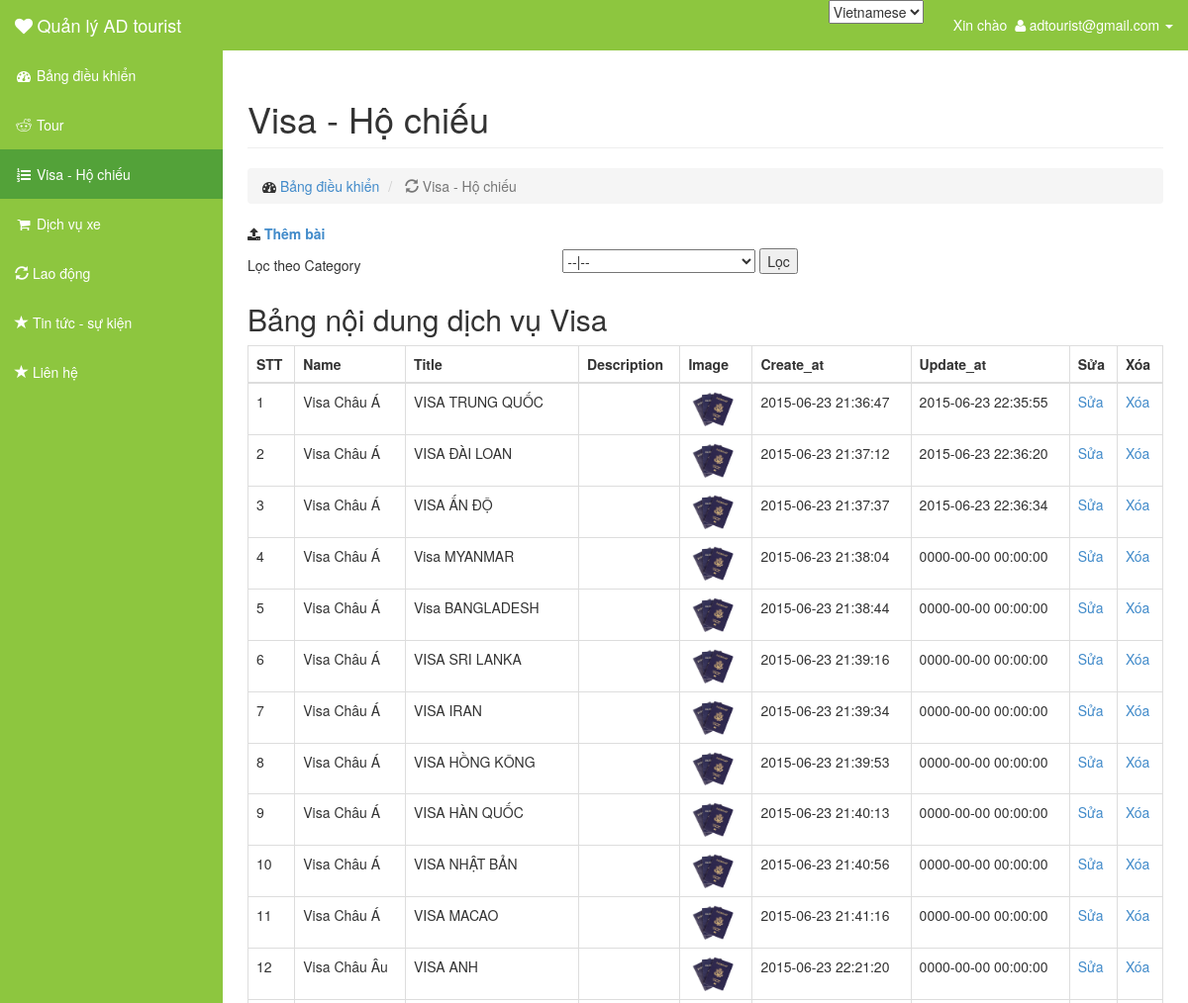
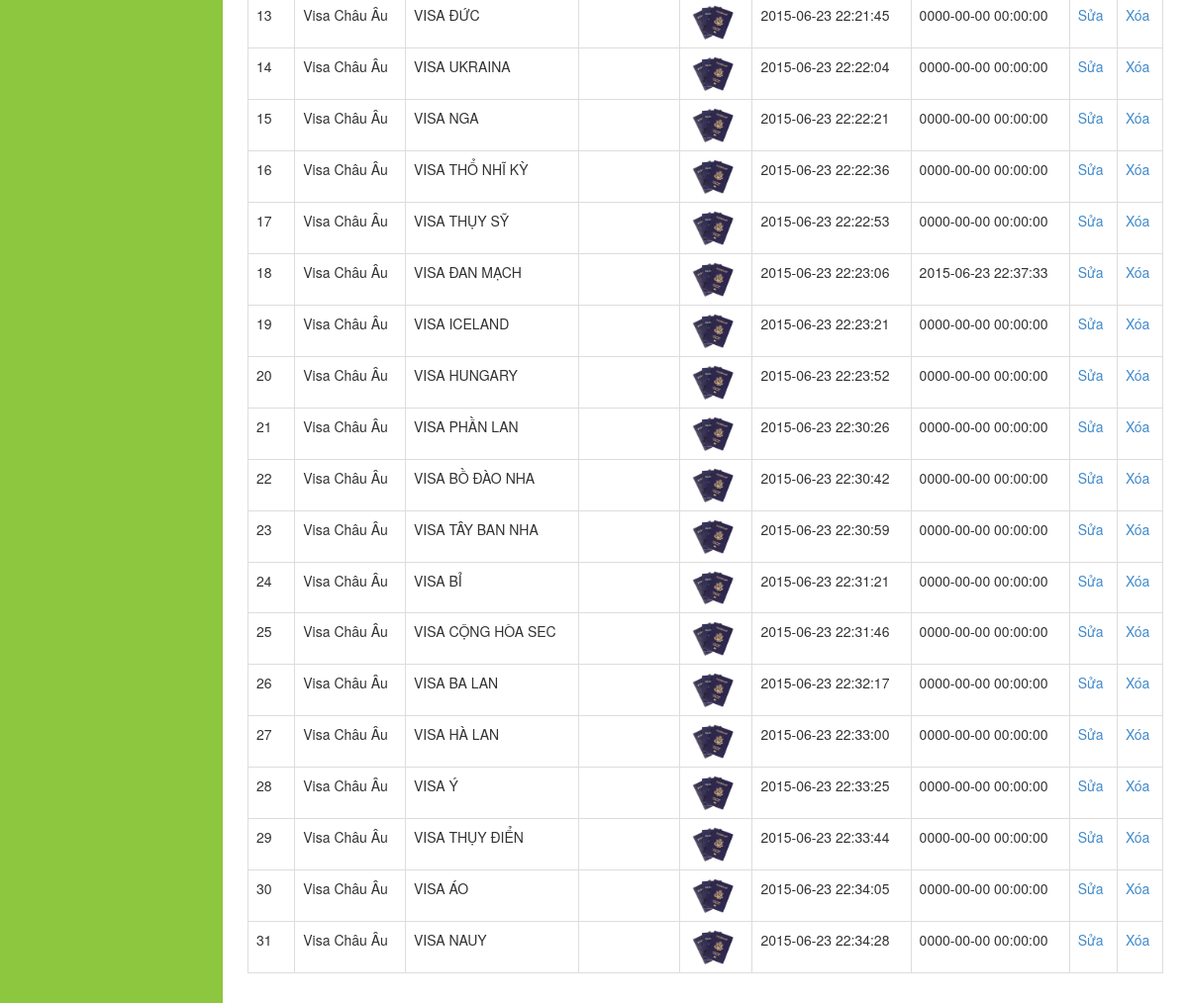
/admin/index.php?controller=visa&lang=vi (signed in), run on the app's committed database (2 pictures, top to bottom).
### tables this page shows
CREATE TABLE IF NOT EXISTS `passport_visa_offers` (
  `passport_visa_offer_code` int(11) NOT NULL AUTO_INCREMENT,
  `passport_visa_code` int(11) NOT NULL,
  `title` varchar(255) NOT NULL,
  `description` text NOT NULL,
  `content` text NOT NULL,
  `image` varchar(100) NOT NULL,
  `update_at` datetime NOT NULL,
  `create_at` datetime NOT NULL,
  PRIMARY KEY (`passport_visa_offer_code`)
);

CREATE TABLE IF NOT EXISTS `passport_visa` (
  `passport_visa_code` int(11) NOT NULL AUTO_INCREMENT,
  `passport_visa_name` varchar(255) NOT NULL,
  PRIMARY KEY (`passport_visa_code`)
);

### admin/controller/visa/index.php (called while the page is built, shortened)
<?php
	$lang = get_lang();
   if(isset($_POST['passport_visa_code']))
    {
        $passport_visa_code = $_POST['passport_visa_code'];
        if($passport_visa_code == 0 )
        {
            $products = get_all('passport_visa_offers');
        }
        else{
            $selected = $passport_visa_code;
            $products = get_all_record('passport_visa_offers','passport_visa_code',$passport_visa_code);
        }
    }
    else
    {
          $products = get_all('passport_visa_offers');
    }
   require('view/visa/index.php');
   ?>

### admin/library/function.php (called while the page is built, shortened)
<?php
function get_lang(){
	if(isset($_GET['lang']) &&  $_GET['lang'] == 'en'){
		return 'en';
	}
	else return 'vi';
}
 ?>

### admin/model/database.php (called while the page is built, shortened)
<?php
function get_all($table,$select = '*'){
	$sql = "SELECT $select FROM $table";
	$query = mysql_query($sql) or die(mysql_error());
	$data = array();
	if(mysql_num_rows($query) > 0)
	{
		while($row = mysql_fetch_assoc($query))
			$data[] = $row;
	}
	return $data;
}
function get_a_record($table, $colum, $value, $select = '*'){
	$sql = "SELECT $select FROM $table WHERE $colum = '$value'";
	$query = mysql_query($sql) or die(mysql_error());
	$data = NULL;
	if(mysql_num_rows($query) > 0 )
		$data = mysql_fetch_assoc($query);
	return $data;
}
?>

### admin/view/visa/index.php (the view, shortened to what this page needs)
<?php require('template/header.php'); ?>
<div id="wrapper">
    <div id="page-wrapper">
        <div class="container-fluid">
            <div class="row">
                <div class="col-lg-12">
                    <h1 class="page-header">Visa - Hộ chiếu</h1>
                    <ol class="breadcrumb">
                        <li>
                            <i class="fa fa-dashboard"></i>  <a href="index.php?controller=dashboard&amp;lang=<?php echo $lang ?>">Bảng điều khiển</a>
                        </li>
                        <li class="active">
                            <i class="glyphicon glyphicon-refresh"></i> Visa - Hộ chiếu
                        </li>
                    </ol>
                </div>
            </div>
            <div class="row">
                <div class="col-md-12"><label><i class="fa fa-upload"></i> <a href="index.php?controller=visa&amp;action=add_visapost&amp;lang=<?php echo $lang ?>">Thêm bài</a></label></div>
                <div class="col-md-4"><h5>Lọc theo Category</h5></div>
                                    <div class="col-md-8">
                                        <form method="POST" action="index.php?controller=visa">
                                            <select name="passport_visa_code">
                                                <option <?php echo isset($selected)? "" : "selected" ?> value="0">--|--</option>
                                            </select>
                                        <input type="submit" value="Lọc" name="filler">
                                        </form>
                                </div>
                <div class="col-md-12">
                    <h2>Bảng nội dung dịch vụ Visa</h2>
                    <div class="table-responsive">
                        <table class="table table-bordered table-hover">
                            <thead>
                                <tr>
                                    <th>STT</th>
                                    <th>Name</th>
                                    <th>Title</th>
                                    <th>Description</th>
                                    <th>Image</th>
                                    <th>Create_at</th>
                                    <th>Update_at</th>
                                    <th>Sửa</th>
                                    <th>Xóa</th>
                                </tr>
                            </thead>
                            <tbody>
                                <?php if($products!=null): ?>
                                <?php  foreach($products as $key => $value): ?>
                                <tr>
                                    <?php $visa_name=get_a_record('passport_visa','passport_visa_code',$value['passport_visa_code']);?>
                                    <td><?php echo $value['passport_visa_offer_code'];?></td>
                                    <td><?php echo $visa_name['passport_visa_name'];?></td>
                                    <td><?php echo $value['title'];?></td>
                                    <td><?php echo $value['description'];?></td>
                                    <td><img src="../<?php echo $value['image'];?>" width="50"></td>
                                    <td><?php echo $value['create_at'];?></td>
                                    <td><?php echo $value['update_at'];?></td>
                                    <td> <a href="index.php?controller=visa&amp;action=change&amp;passport_visa_offer_code=<?php echo $value['passport_visa_offer_code'];?>&amp;lang=<?php echo $lang ?>">Sửa</a></td>
                                    <td><a href="index.php?controller=visa&amp;delete=<?php echo $value['passport_visa_offer_code'];?>&amp;lang=<?php echo $lang ?>">Xóa</a></td>
                                </tr>
                                <?php endforeach ?>
                                <?php endif ?>
                            </tbody>
                        </table>
                    </div>
                </div>
            </div>
        </div>
    </div>
</div>

### admin/asset/css/sb-admin.css (style rules this page uses)
#wrapper { padding-left: 0; }
#page-wrapper { width: 100%; padding: 0; background-color: #fff; }
@media (min-width:768px) { #wrapper { padding-left: 225px; } }
@media (min-width:768px) { #page-wrapper { padding: 10px; } }

### data on the page
passport_visa_offers: passport_visa_offer_code "1", passport_visa.passport_visa_name "Visa Châu Á", title "VISA TRUNG QUỐC", image (picture), create_at "2015-06-23 21:36:47", update_at "2015-06-23 22:35:55"
passport_visa_offers: passport_visa_offer_code "2", passport_visa.passport_visa_name "Visa Châu Á", title "VISA ĐÀI LOAN", image (picture), create_at "2015-06-23 21:37:12", update_at "2015-06-23 22:36:20"
passport_visa_offers: passport_visa_offer_code "3", passport_visa.passport_visa_name "Visa Châu Á", title "VISA ẤN ĐỘ", image (picture), create_at "2015-06-23 21:37:37", update_at "2015-06-23 22:36:34"
passport_visa_offers: passport_visa_offer_code "4", passport_visa.passport_visa_name "Visa Châu Á", title "Visa MYANMAR", image (picture), create_at "2015-06-23 21:38:04", update_at "0000-00-00 00:00:00"
passport_visa_offers: passport_visa_offer_code "5", passport_visa.passport_visa_name "Visa Châu Á", title "Visa BANGLADESH", image (picture), create_at "2015-06-23 21:38:44", update_at "0000-00-00 00:00:00"
passport_visa_offers: passport_visa_offer_code "6", passport_visa.passport_visa_name "Visa Châu Á", title "VISA SRI LANKA", image (picture), create_at "2015-06-23 21:39:16", update_at "0000-00-00 00:00:00"
passport_visa_offers: passport_visa_offer_code "7", passport_visa.passport_visa_name "Visa Châu Á", title "VISA IRAN", image (picture), create_at "2015-06-23 21:39:34", update_at "0000-00-00 00:00:00"
passport_visa_offers: passport_visa_offer_code "8", passport_visa.passport_visa_name "Visa Châu Á", title "VISA HỒNG KÔNG", image (picture), create_at "2015-06-23 21:39:53", update_at "0000-00-00 00:00:00"
passport_visa_offers: passport_visa_offer_code "9", passport_visa.passport_visa_name "Visa Châu Á", title "VISA HÀN QUỐC", image (picture), create_at "2015-06-23 21:40:13", update_at "0000-00-00 00:00:00"
passport_visa_offers: passport_visa_offer_code "10", passport_visa.passport_visa_name "Visa Châu Á", title "VISA NHẬT BẢN", image (picture), create_at "2015-06-23 21:40:56", update_at "0000-00-00 00:00:00"
passport_visa_offers: passport_visa_offer_code "11", passport_visa.passport_visa_name "Visa Châu Á", title "VISA MACAO", image (picture), create_at "2015-06-23 21:41:16", update_at "0000-00-00 00:00:00"
passport_visa_offers: passport_visa_offer_code "12", passport_visa.passport_visa_name "Visa Châu Âu", title "VISA ANH", image (picture), create_at "2015-06-23 22:21:20", update_at "0000-00-00 00:00:00"
passport_visa_offers: passport_visa_offer_code "13", passport_visa.passport_visa_name "Visa Châu Âu", title "VISA ĐỨC", image (picture), create_at "2015-06-23 22:21:45", update_at "0000-00-00 00:00:00"
passport_visa_offers: passport_visa_offer_code "14", passport_visa.passport_visa_name "Visa Châu Âu", title "VISA UKRAINA", image (picture), create_at "2015-06-23 22:22:04", update_at "0000-00-00 00:00:00"
passport_visa_offers: passport_visa_offer_code "15", passport_visa.passport_visa_name "Visa Châu Âu", title "VISA NGA", image (picture), create_at "2015-06-23 22:22:21", update_at "0000-00-00 00:00:00"
passport_visa_offers: passport_visa_offer_code "16", passport_visa.passport_visa_name "Visa Châu Âu", title "VISA THỔ NHĨ KỲ", image (picture), create_at "2015-06-23 22:22:36", update_at "0000-00-00 00:00:00"
passport_visa_offers: passport_visa_offer_code "17", passport_visa.passport_visa_name "Visa Châu Âu", title "VISA THỤY SỸ", image (picture), create_at "2015-06-23 22:22:53", update_at "0000-00-00 00:00:00"
passport_visa_offers: passport_visa_offer_code "18", passport_visa.passport_visa_name "Visa Châu Âu", title "VISA ĐAN MẠCH", image (picture), create_at "2015-06-23 22:23:06", update_at "2015-06-23 22:37:33"
passport_visa_offers: passport_visa_offer_code "19", passport_visa.passport_visa_name "Visa Châu Âu", title "VISA ICELAND", image (picture), create_at "2015-06-23 22:23:21", update_at "0000-00-00 00:00:00"
passport_visa_offers: passport_visa_offer_code "20", passport_visa.passport_visa_name "Visa Châu Âu", title "VISA HUNGARY", image (picture), create_at "2015-06-23 22:23:52", update_at "0000-00-00 00:00:00"
passport_visa_offers: passport_visa_offer_code "21", passport_visa.passport_visa_name "Visa Châu Âu", title "VISA PHẦN LAN", image (picture), create_at "2015-06-23 22:30:26", update_at "0000-00-00 00:00:00"
passport_visa_offers: passport_visa_offer_code "22", passport_visa.passport_visa_name "Visa Châu Âu", title "VISA BỒ ĐÀO NHA", image (picture), create_at "2015-06-23 22:30:42", update_at "0000-00-00 00:00:00"
passport_visa_offers: passport_visa_offer_code "23", passport_visa.passport_visa_name "Visa Châu Âu", title "VISA TÂY BAN NHA", image (picture), create_at "2015-06-23 22:30:59", update_at "0000-00-00 00:00:00"
passport_visa_offers: passport_visa_offer_code "24", passport_visa.passport_visa_name "Visa Châu Âu", title "VISA BỈ", image (picture), create_at "2015-06-23 22:31:21", update_at "0000-00-00 00:00:00"
passport_visa_offers: passport_visa_offer_code "25", passport_visa.passport_visa_name "Visa Châu Âu", title "VISA CỘNG HÒA SEC", image (picture), create_at "2015-06-23 22:31:46", update_at "0000-00-00 00:00:00"
passport_visa_offers: passport_visa_offer_code "26", passport_visa.passport_visa_name "Visa Châu Âu", title "VISA BA LAN", image (picture), create_at "2015-06-23 22:32:17", update_at "0000-00-00 00:00:00"
passport_visa_offers: passport_visa_offer_code "27", passport_visa.passport_visa_name "Visa Châu Âu", title "VISA HÀ LAN", image (picture), create_at "2015-06-23 22:33:00", update_at "0000-00-00 00:00:00"
passport_visa_offers: passport_visa_offer_code "28", passport_visa.passport_visa_name "Visa Châu Âu", title "VISA Ý", image (picture), create_at "2015-06-23 22:33:25", update_at "0000-00-00 00:00:00"
passport_visa_offers: passport_visa_offer_code "29", passport_visa.passport_visa_name "Visa Châu Âu", title "VISA THỤY ĐIỂN", image (picture), create_at "2015-06-23 22:33:44", update_at "0000-00-00 00:00:00"
passport_visa_offers: passport_visa_offer_code "30", passport_visa.passport_visa_name "Visa Châu Âu", title "VISA ÁO", image (picture), create_at "2015-06-23 22:34:05", update_at "0000-00-00 00:00:00"
passport_visa_offers: passport_visa_offer_code "31", passport_visa.passport_visa_name "Visa Châu Âu", title "VISA NAUY", image (picture), create_at "2015-06-23 22:34:28", update_at "0000-00-00 00:00:00"

### other printed values
$_SESSION['email'] "adtourist@gmail.com"
